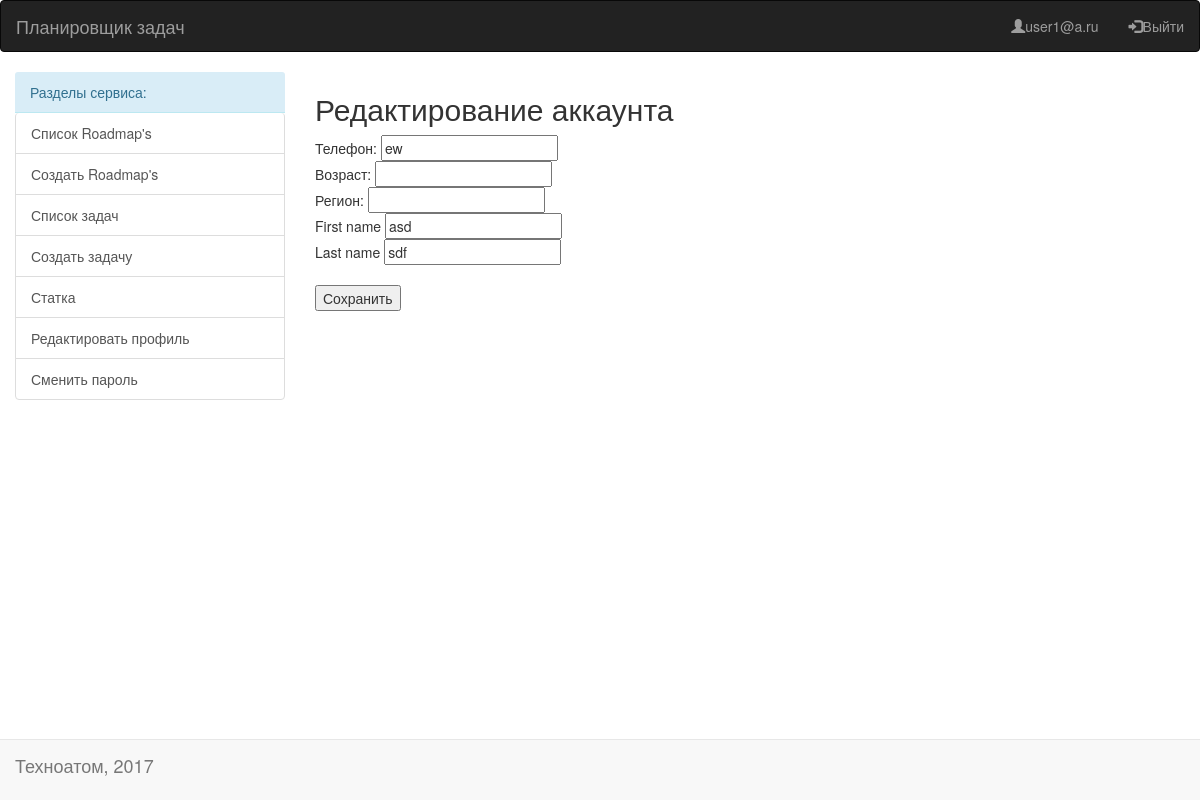
Screenshot of /editUser/ (signed in) with the database file from the repository.
### create/models.py (models this page shows)
class TaskUser(AbstractUser):
    email = models.EmailField(verbose_name='Почта:', unique=True, primary_key=True)
    phone = models.CharField(max_length=10, verbose_name='Телефон:')
    age = models.IntegerField(verbose_name='Возраст:', null=True, blank=True)
    region = models.CharField(max_length=20, verbose_name='Регион:', blank=True, null=True)
    username = models.CharField(max_length=10, verbose_name='Имя которое не нужно:', blank=True, null=True) # не убрать(
    first_name = models.CharField(_('first name'), max_length=30)  # переопределённые поля
    last_name = models.CharField(_('last name'), max_length=150)
    REQUIRED_FIELDS = ['phone', 'first_name', 'last_name', 'username'] # 'username'
    USERNAME_FIELD = 'email'

### create/views.py (the view)
# urls.py: url(r'^editUser/$', edit_user, name='acc_edit'),
@login_required
def edit_user(request):
    if request.method == 'POST':
        man = TaskUser.objects.get(pk=request.user)
        form = EditUser(request.POST, instance=man)
        if form.is_valid():
            form.save()
            messages.add_message(request, messages.SUCCESS, 'Профиль отредактирован')
            return redirect('acc_view')
        else:
            messages.add_message(request, messages.WARNING, 'В форме были ошибки')  # не знаю какие, но на всякий случай
            return render(
                request, 'acc_edit.html',
                {'form': form}
            )
    else:
        data = TaskUser.objects.get(pk=request.user)
        form = EditUser(initial={'first_name': data.first_name, 'last_name': data.last_name,
                                 'phone': data.phone, 'age': data.age, 'region': data.region})
        return render(
            request, 'acc_edit.html',
            {'form': form}
        )

### create/forms.py
class EditUser(forms.ModelForm):  # а как унаследоваться от CreateNewUser без полей и проверки паролей?
    class Meta:
        model = TaskUser
        exclude = ['email', 'password', 'last_login', 'is_superuser', 'groups', 'user_permissions', 'is_staff',
                   'is_active', 'date_joined', 'username']

### templates/acc_edit.html (shortened to what this page needs)
{% extends "base.html" %}
{% block content %}
    <h2>Редактирование аккаунта</h2>
    <form action="{% url 'acc_edit' %}" method="post">
        {% for field in form.visible_fields %}
            {{ field.label }} {{ field }}
            <br>
        {% endfor %}
        <br>
        <button type="submit">Сохранить</button>
    </form>
    <br>
    <br>
{% endblock %}

### templates/base.html (shortened to what this page needs)
{% load staticfiles %}
<!DOCTYPE html>
<html>
    <head>
    </head>
    <link rel="stylesheet" type="text/css" href="{% static 'css/bootstrap.css' %}" />
<body>
<nav class="navbar navbar-inverse">
    <div class="container-fluid">
        <div class="navbar-header">
            <a class="navbar-brand" href="#">Планировщик задач</a>
        </div>
        <ul class="nav navbar-nav navbar-right">
        {% if request.user.is_authenticated %}
        <li><a href="{% url 'acc_view' %}"><span class="glyphicon glyphicon-user"></span>{{ request.user.email }}</a></li>
        <li><a href="{% url 'logout_view' %}"><span class="glyphicon glyphicon-log-in"></span>Выйти</a></li>
        {% else %}
        <li><a href="{% url 'reg' %}"><span class="glyphicon glyphicon-user"></span>Зарегаться без SMS и..</a></li>
        <li><a href="{% url 'login' %}"><span class="glyphicon glyphicon-log-in"></span>Войти</a></li>
        {% endif %}
    </ul>
  </div>
</nav>
<nav class="navbar navbar-default navbar-fixed-bottom">
    <div class="container-fluid">
        <div class="navbar-header">
            <p class="navbar-brand">Техноатом, 2017</p>
        </div>
    </div>
</nav>
  <div class="col-sm-3">
      {% if request.user.is_authenticated %}
      <div class="panel-info">
          <div class="panel-heading">Разделы сервиса:</div>
          <div class="list-group">
              <a href="{% url 'all_roadmap' %}" class="list-group-item">Список Roadmap's</a>
              <a href="{% url 'create_roadmap' %}" class="list-group-item">Создать Roadmap's</a>
              <a href="{% url 'all_tasks' %}" class="list-group-item">Список задач</a>
              <a href="{% url 'create_task' %}" class="list-group-item">Создать задачу</a>
              <a href="{% url 'stats_all' %}" class="list-group-item">Статка</a>
              <a href="{% url 'acc_edit' %}" class="list-group-item">Редактировать профиль</a>
              <a href="{% url 'password_change' %}" class="list-group-item">Сменить пароль</a>
          </div>
      </div>
      {% endif %}
  </div>
    <div class="col-sm-9">
    {% block content %}{% endblock %}
    </div>
            </body>
</html>

### rows the page displays
TaskUser: user.email "user1@a.ru", visible_fields "ew" "asd" "sdf"

### other values shown
{{ field.label }} "Телефон:" "Возраст:" "Регион:" "First name" "Last name"
